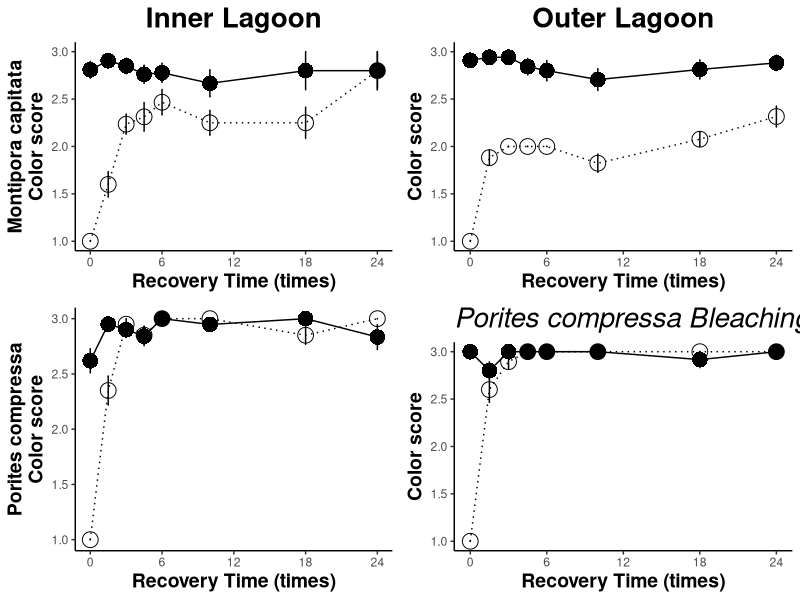
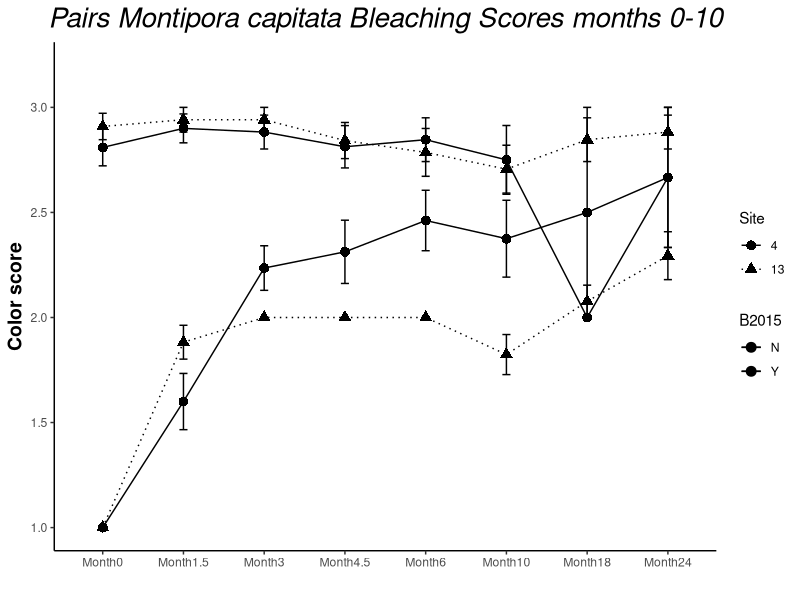
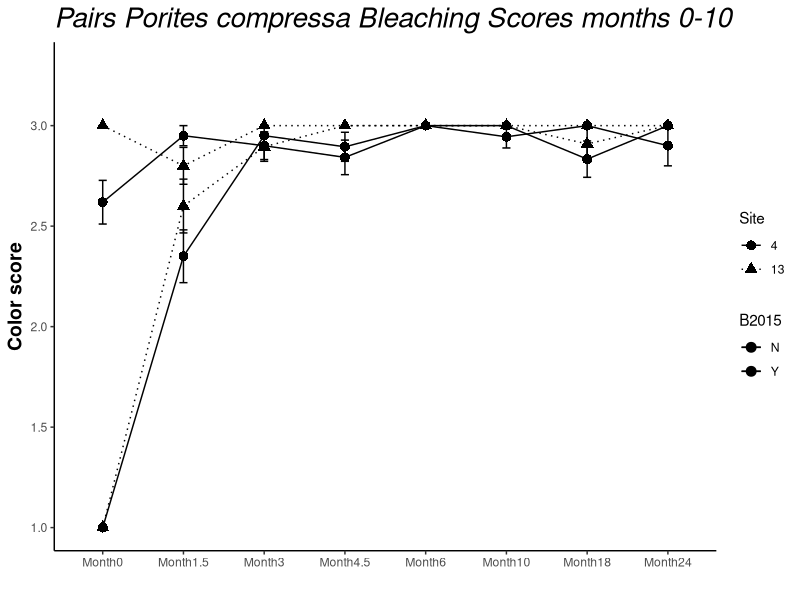

These figures' R source, in order:
## ---- chunk 1
knitr::opts_chunk$set(echo = TRUE)
## ---- chunk 2
#Load in data and set up dfs: 
#Set up: load libraries

#rm(list=ls(all=TRUE)) 
library("reshape2") #reshape data
library("ggplot2") #plotting
library("reshape") #reshape data
library("plyr")  #splitting, applying, and combining data
library("dplyr")  #splitting, applying, and combining data
library("plotrix") #plotting
library("gridExtra") #arrange plots for output
library("lsmeans")
library("multcomp") 
library("multcompView")
library(glmmTMB)
library(lme4)
library(lmerTest)
library(tidyverse)
## ---- chunk 3
#Bleaching df
bData<-read.csv("data/Bleaching_FINAL.csv") #read in bleaching df
bData$Site<-as.factor(bData$Site) #site as factor
bData$Pair<-as.factor(bData$Pair) #pair ID as factor

bALL<-bData
  #melt
  bALLData1<-melt(data = bALL, measure.vars = c("Month0","Month1.5","Month3","Month4.5", "Month6","Month10","Month18","Month24"))   
  colnames(bALLData1)[colnames(bALLData1)=="variable"] <- "month"   # change col name from 'variable' to 'month'
  colnames(bALLData1)[colnames(bALLData1)=="value"] <- "score"   # change col name from 'value' to 'score'
  bALLData1$group<-paste(bALLData1$Species, bALLData1$Site, bALLData1$B2015, bALLData1$month) # add column for groups for figures only

#Remove all NON PAIRED corals and all NAs
  bALLData<-na.omit(bALLData1) # remove the NA rows (this removes individuals and NAs from pairs with no score at particular timepoints (due to not finding the coral))
  
  #Change month into TIME numeric for plots
  bALLData$time[bALLData$month=="Month0"]<-0
  bALLData$time[bALLData$month=="Month1.5"]<-1.5
  bALLData$time[bALLData$month=="Month3"]<-3
  bALLData$time[bALLData$month=="Month4.5"]<-4.5
  bALLData$time[bALLData$month=="Month6"]<-6
  bALLData$time[bALLData$month=="Month10"]<-10
  bALLData$time[bALLData$month=="Month18"]<-18
  bALLData$time[bALLData$month=="Month19"]<-19
  bALLData$time[bALLData$month=="Month24"]<-24

#Subsets of df for Mcap and Pcomp
Mcap_df<-subset(bALLData, Species=="Montipora capitata")   #Mcap only
Pcomp_df<-subset(bALLData, Species=="Porites compressa")   #Pcomp only

#Mean bleaching scores full df
#calc average bleaching  score per grouping by time point
ballmeans <- ddply(bALLData, c("Site", "Species", "B2015", "time"), summarise, #
                   N    = length(score[!is.na(score)]), #calculate the length of the data frame, excluding NA’s *this part is important*
                   mean = mean(score, na.rm=TRUE), #calculate mean of response variable, removing NA's
                   sd   = sd(score, na.rm=TRUE), #calculate standard deviation
                   se   = sd / sqrt(N), #calculate standard error
                   max = max(score, na.rm=TRUE) #calculate max
)

ballmeans$code<-paste0(ballmeans$Site, ballmeans$B2015, ballmeans$Species)
ballmeans #display table
## ---- chunk 4
#subset for Mcap only 
Mcap024Allplot<-subset(ballmeans, Species=="Montipora capitata")     #subset Mcap
#subset by reef
#PR13 
Mcap024AllplotPR13<-subset(Mcap024Allplot, Site==13)
#PR4
Mcap024AllplotPR4<-subset(Mcap024Allplot, Site==4)
## ---- chunk 5
#*M. capitata* Outer Lagoon Plot

ballplotMcapPR13<-ggplot(data=Mcap024AllplotPR13, aes(x=time, y=mean, group = code, color=B2015)) + #color by bleaching hist. 
  geom_errorbar(aes(ymin=mean-se, ymax=mean+se),
                width=0.1,show.legend = FALSE)+
  geom_point(aes(shape=B2015),fill="black", size=5)+
  scale_shape_manual(values=c(16,1))+
  geom_line(aes(color=B2015,linetype=B2015))+       
  scale_linetype_manual(values=c("solid", "dotted"))+
  scale_color_manual(values=c("black","black"))+
    scale_x_continuous(breaks = seq(0, 24, by = 6))+
  ylab("Color score") +
    xlab("Recovery Time (times)") + #Label the X Axis
    ylim(1, 3) + #set Y limits
  theme_bw() + #Set the background color
  theme(axis.line = element_line(color = 'black'), #Set the axes color
        axis.title=element_text(size=14,face="bold"), #Set axis format
        panel.border = element_blank(), #Set the border
        panel.grid.major = element_blank(), #Set the major gridlines
        panel.grid.minor = element_blank(), #Set the minor gridlines
        plot.background =element_blank(), #Set the plot background
        legend.key = element_blank()) + #Set plot legend key
  ggtitle("Outer Lagoon")+
          theme(plot.title = element_text(size=20,face = "bold",hjust = 0.5))
McapOuter<-ballplotMcapPR13 + theme(legend.position = "none") #remove legend
## ---- chunk 6
#*M. capitata* Inner Lagoon Plot

ballplotMcapPR4<-ggplot(data=Mcap024AllplotPR4, aes(x=time, y=mean, group = code, color=B2015),show.legend = FALSE) + #color by bleaching hist. 
 geom_errorbar(aes(ymin=mean-se, ymax=mean+se),
                width=0.1,show.legend = FALSE)+
  geom_point(aes(shape=B2015),fill="mediumblue", size=5)+
  
  scale_shape_manual(values=c( 16,1))+
  
  geom_line(aes(color=B2015, linetype=B2015))+
  scale_linetype_manual(values=c("solid", "dotted"))+
  scale_color_manual(values=c("black","black"))+
    scale_x_continuous(breaks = seq(0, 24, by = 6))+
  ylab("Montipora capitata\nColor score") +
    xlab("Recovery Time (times)") + #Label the X Axis
    ylim(1, 3) + #set Y limits
  theme_bw() + #Set the background color
  theme(axis.line = element_line(color = 'black'), #Set the axes color
        axis.title=element_text(size=14,face="bold"), #Set axis format
        panel.border = element_blank(), #Set the border
        panel.grid.major = element_blank(), #Set the major gridlines
        panel.grid.minor = element_blank(), #Set the minor gridlines
        plot.background =element_blank(), #Set the plot background
        legend.key = element_blank()) + #Set plot legend key
  ggtitle("Inner Lagoon")+
          theme(plot.title = element_text(size=20,face = "bold", hjust = 0.5))
McapInner<-ballplotMcapPR4 + theme(legend.position = "none") #remove legend
## ---- chunk 7
#*Porites compressa*  df setup

Pcomp024Allplot<-subset(ballmeans, Species=="Porites compressa")
#subset by reef 
Pcomp024AllplotPR13<-subset(Pcomp024Allplot, Site==13)
Pcomp024AllplotPR4<-subset(Pcomp024Allplot, Site==4)
## ---- chunk 8
#*P. compress* Outer Lagoon Plot
b024plotPcompPR13<-ggplot(data=Pcomp024AllplotPR13, aes(x=time, y=mean, group = code, color=B2015)) + #color by bleaching hist. 
  geom_errorbar(aes(ymin=mean-se, ymax=mean+se),
                width=0.1,show.legend = FALSE)+
  geom_point(aes(shape=B2015),fill="mediumblue", size=5)+
  scale_shape_manual(values=c( 16,1))+
  geom_line(aes(color=B2015, linetype=B2015))+
  scale_linetype_manual(values=c("solid", "dotted"))+
  scale_color_manual(values=c("black","black"))+
    scale_x_continuous(breaks = seq(0, 24, by = 6))+
  ylab("Color score") +
    xlab("Recovery Time (times)") + #Label the X Axis
    ylim(1, 3) + #set Y limits
  theme_bw() + #Set the background color
  theme(axis.line = element_line(color = 'black'), #Set the axes color
        axis.title=element_text(size=14,face="bold"), #Set axis format
        panel.border = element_blank(), #Set the border
        panel.grid.major = element_blank(), #Set the major gridlines
        panel.grid.minor = element_blank(), #Set the minor gridlines
        plot.background =element_blank(), #Set the plot background
        legend.key = element_blank()) + #Set plot legend key
  ggtitle("Porites compressa Bleaching Scores times 0-24")+
          theme(plot.title = element_text(size=20,face = "italic"))

PcompOuter<-b024plotPcompPR13+ theme(legend.position = "none") #remove legend
## ---- chunk 9
#*P. compressa* Inner Lagoon
b024plotPcompPR4<-ggplot(data=Pcomp024AllplotPR4, aes(x=time, y=mean, group = code, color=B2015)) + #color by bleaching hist. 
  geom_errorbar(aes(ymin=mean-se, ymax=mean+se), 
                width=0.1,show.legend = FALSE)+
  geom_point(aes(shape=B2015),fill="mediumblue", size=5)+
  scale_shape_manual(values=c( 16,1))+
  geom_line(aes(color=B2015, linetype=B2015))+
  scale_linetype_manual(values=c("solid", "dotted"))+
  scale_color_manual(values=c("black","black"))+
    scale_x_continuous(breaks = seq(0, 24, by = 6))+
  ylab("Porites compressa\nColor score") +
    xlab("Recovery Time (times)") + #Label the X Axis
    ylim(1, 3) + #set Y limits
  theme_bw() + #Set the background color
  theme(axis.line = element_line(color = 'black'), #Set the axes color
        axis.title=element_text(size=14,face="bold"), #Set axis format
        panel.border = element_blank(), #Set the border
        panel.grid.major = element_blank(), #Set the major gridlines
        panel.grid.minor = element_blank(), #Set the minor gridlines
        plot.background =element_blank(), #Set the plot background
        legend.key = element_blank()) + #Set plot legend key
  #Sggtitle("Porites compressa Bleaching Scores times 0-24")+
          theme(plot.title = element_text(size=20,face = "italic"))
PcompInner<-b024plotPcompPR4+ theme(legend.position = "none") #remove legend
## ---- chunk 10
grid.arrange(McapInner, McapOuter, PcompInner,PcompOuter, nrow = 2)
## ---- chunk 11
#full model (all months)
Mcap_df_mod<-lmer(score~B2015*Site*month+(1|TagID), data=Mcap_df)
#summary(Mcap_df_mod)
anova(Mcap_df_mod, type=2) #pvals
## ---- chunk 12
 #posthoc
  emm<-emmeans(Mcap_df_mod,  ~ month)
  pairs(emm)
  
 emm<-emmeans(Mcap_df_mod,  ~ B2015*month)
  pairs(emm)
  cld(emm)
## ---- chunk 13
#pcomp full model
Pcomp_df_mod2<-lmer(score~B2015*Site*month+(1|TagID), data=Pcomp_df)
#summary(Pcomp_df_mod2)
anova(Pcomp_df_mod2, type=2) #pvals
## ---- chunk 14
  emm<-emmeans(Pcomp_df_mod2,  ~ B2015*Site*month)
  pairs(emm)
  emm<-emmeans(Pcomp_df_mod2,  ~ Site*month)
  pairs(emm)
  emm<-emmeans(Pcomp_df_mod2,  ~ B2015*month)
  pairs(emm)
  emm<-emmeans(Pcomp_df_mod2,  ~ B2015*month*Site)
  pairs(emm)
## ---- chunk 15
Mcap_0<-subset(Mcap_df, month=="Month0")
Mcap_1.5<-subset(Mcap_df, month=="Month1.5")
Mcap_3<-subset(Mcap_df, month=="Month3")
Mcap_4.5<-subset(Mcap_df, month=="Month4.5")
Mcap_6<-subset(Mcap_df, month=="Month6")
Mcap_10<-subset(Mcap_df, month=="Month10")
Mcap_18<-subset(Mcap_df, month=="Month18")
Mcap_24<-subset(Mcap_df, month=="Month24")
## ---- chunk 16
Month0_mcap0<-lm(score~Site*B2015, Mcap_0)
#summary(Month0_mcap0)
anova(Month0_mcap0)
## ---- chunk 17
Month1.5_mcap1.5<-lm(score~Site*B2015, Mcap_1.5)
#summary(Month1.5_mcap1.5)
anova(Month1.5_mcap1.5)
## ---- chunk 18
Month3_mcap3<-lm(score~Site*B2015, Mcap_3)
#summary(Month3_mcap3)
anova(Month3_mcap3)
## ---- chunk 19
emm<-emmeans(Month3_mcap3,  ~ B2015*Site)
  pairs(emm)
  cld(emm)
## ---- chunk 20
Month4.5_mcap4.5<-lm(score~Site*B2015, Mcap_4.5)
#summary(Month4.5_mcap4.5)
anova(Month4.5_mcap4.5)
## ---- chunk 21
 emm<-emmeans(Month4.5_mcap4.5,  ~ B2015*Site)
  pairs(emm)
## ---- chunk 22
Month6_mcap6<-lm(score~Site*B2015, Mcap_6)
#summary(Month6_mcap6)
anova(Month6_mcap6)
## ---- chunk 23
emm<-emmeans(Month6_mcap6,  ~ Site)
  pairs(emm)
  emm<-emmeans(Month6_mcap6,  ~ B2015*Site)
  pairs(emm)
## ---- chunk 24
Month10_mcap10<-lm(score~Site*B2015, Mcap_10)
#summary(Month10_mcap10)
anova(Month10_mcap10)
## ---- chunk 25
Month18_mcap18<-lm(score~Site*B2015, Mcap_18)
#summary(Month18_mcap18)
anova(Month18_mcap18)
## ---- chunk 26
Month24_mcap24t<-lm(score~Site*B2015, Mcap_24)
#summary(Month24_mcap24t)
anova(Month24_mcap24t)
## ---- chunk 27
Pcomp_0<-subset(Pcomp_df, month=="Month0")
Pcomp_1.5<-subset(Pcomp_df, month=="Month1.5")
Pcomp_3<-subset(Pcomp_df, month=="Month3")
Pcomp_4.5<-subset(Pcomp_df, month=="Month4.5")
Pcomp_6<-subset(Pcomp_df, month=="Month6")
Pcomp_10<-subset(Pcomp_df, month=="Month10")
Pcomp_18<-subset(Pcomp_df, month=="Month18")
Pcomp_24<-subset(Pcomp_df, month=="Month24")
## ---- chunk 28
Month0_Pcomp0<-lm(score~Site*B2015, Pcomp_0)
#summary(Month0_Pcomp0)
anova(Month0_Pcomp0)
## ---- chunk 29
Month1.5_Pcomp1.5<-lm(score~Site*B2015, Pcomp_1.5)
#summary(Month1.5_Pcomp1.5)
anova(Month1.5_Pcomp1.5)
## ---- chunk 30
 emm<-emmeans(Month1.5_Pcomp1.5,  ~ B2015)
  pairs(emm)
## ---- chunk 31
Month3_Pcomp3<-lm(score~Site*B2015, Pcomp_3)
#summary(Month3_Pcomp3)
anova(Month3_Pcomp3)
## ---- chunk 32
Month4.5_Pcomp4.5<-lm(score~Site*B2015, Pcomp_4.5)
#summary(Month4.5_Pcomp4.5)
anova(Month4.5_Pcomp4.5)
## ---- chunk 33
Month6_Pcomp6<-lm(score~Site*B2015,Pcomp_6)
#summary(Month6_Pcomp6)
anova(Month6_Pcomp6)
## ---- chunk 34
Month10_Pcomp10<-lm(score~Site*B2015, Pcomp_10)
#summary(Month10_Pcomp10)
anova(Month10_Pcomp10)
## ---- chunk 35
Month18_Pcomp18<-lm(score~Site*B2015,Pcomp_18)
#summary(Month18_Pcomp18)
anova(Month18_Pcomp18)
## ---- chunk 36
Month24_Pcomp24<-lm(score~Site*B2015,Pcomp_24)
#summary(Month24_Pcomp24)
anova(Month24_Pcomp24)
## ---- chunk 37
naData<-bALLData   #subset only pairs
pData<-bALLData   #dataset to work from (pull unwanted from)

# Identify which pairs have a partner not found by month:
# Subset Month0 (two colonies missing values, checked datasheet)
M0<-subset(naData, month=="Month0") # subset month 0

  # subset month 0
  M0a<-c("TagID","Pair","Species", "Site","B2015","month","score") # which columns to pull
  M0<-pData[M0a]
  M0<-subset(M0, month=="Month0")

# Subset Month1.5 
  M1.5<-subset(naData, month=="Month1.5") # subset month 1.5 
  # subset month 1.5
  M1.5a<-c("TagID","Pair","Species", "Site","B2015","month","score") # which columns to pull
  M1.5<-pData[M1.5a]
  M1.5<-subset(M1.5, month=="Month1.5")
  M1.5<-M1.5[!(M1.5$Pair=="113_114"),]
  
## Subset Month3
M3<-subset(naData, month=="Month3") # subset month 3
  M3a<-c("TagID","Pair","Species", "Site","B2015","month", "score")
  M3<-pData[M3a]
  M3<-subset(M3, month=="Month3")
  M3<-M3[!(M3$Pair=="7_8"),]
  M3<-M3[!(M3$Pair=="113_114"),]
  M3<-M3[!(M3$Pair=="255_256"),]
  M3<-M3[!(M3$Pair=="259_260"),]

## Subset Month 4.5
  M4.5<-subset(naData, month=="Month4.5") # subset month 3
  M4.5a<-c("TagID","Pair","Species", "Site","B2015","month", "score")
  M4.5<-pData[M4.5a]
  M4.5<-subset(M4.5, month=="Month4.5")
  M4.5<-na.omit(M4.5) # remove the NA colums
  M4.5<-M4.5[!(M4.5$Pair=="7_8"),]
  M4.5<-M4.5[!(M4.5$Pair=="113_114"),]
  M4.5<-M4.5[!(M4.5$Pair=="255_256"),]
  M4.5<-M4.5[!(M4.5$Pair=="259_260"),]
  M4.5<-M4.5[!(M4.5$Pair=="263_264"),]
  M4.5<-M4.5[!(M4.5$Pair=="267_268"),]
  M4.5<-M4.5[!(M4.5$Pair=="82_83"),]

# Subset month 6
  M6<-subset(naData, month=="Month6")
  M6a<-c("TagID","Pair","Species", "Site","B2015","month","score")
  M6<-pData[M6a]
  M6<-subset(M6, month=="Month6")
  M6<-M6[!(M6$Pair=="111_112"),] # remove the other partner
  M6<-M6[!(M6$Pair=="115_116"),]
  M6<-M6[!(M6$Pair=="119_120"),]
  M6<-M6[!(M6$Pair=="207_208"),]
  M6<-M6[!(M6$Pair=="255_256"),]
  M6<-M6[!(M6$Pair=="259_260"),]
  M6<-M6[!(M6$Pair=="263_264"),]
  M6<-M6[!(M6$Pair=="267_268"),]
  M6<-M6[!(M6$Pair=="263_264"),]
  
# Subset month 10
  M10<-subset(naData, month=="Month10")
  M10a<-c("TagID","Pair","Species", "Site","B2015","month","score")
  M10<-pData[M10a]
  M10<-subset(M10, month=="Month10")
  M10<-M10[!(M10$Pair=="253_254"),] # remove the other partner
  M10<-M10[!(M10$Pair=="259_260"),]
  M10<-M10[!(M10$Pair=="113_114"),]
  M10<-M10[!(M10$Pair=="161_262"),]
  M10<-M10[!(M10$Pair=="263_264"),]
  M10<-M10[!(M10$Pair=="267_268"),]
  M10<-M10[!(M10$Pair=="271_272"),]
  M10<-M10[!(M10$Pair=="273_274"),]
  M10<-M10[!(M10$Pair=="275_276"),]
  M10<-M10[!(M10$Pair=="277_278"),]
  M10<-M10[!(M10$Pair=="31_32"),]
  M10<-M10[!(M10$Pair=="261_262"),]
  
  # Subset month 18
  M18<-subset(naData, month=="Month18")
  M18a<-c("TagID","Pair","Species", "Site","B2015","month","score")
  M18<-pData[M18a]
  M18<-subset(M18, month=="Month18")
  M18<-M18[!(M18$Pair=="253_254"),] # remove the other partner
  M18<-M18[!(M18$Pair=="259_260"),]
  M18<-M18[!(M18$Pair=="161_262"),]
  M18<-M18[!(M18$Pair=="263_264"),]
  M18<-M18[!(M18$Pair=="267_268"),]
  M18<-M18[!(M18$Pair=="271_272"),]
  M18<-M18[!(M18$Pair=="273_274"),]
  M18<-M18[!(M18$Pair=="275_276"),]
  M18<-M18[!(M18$Pair=="277_278"),]
  M18<-M18[!(M18$Pair=="31_2"),]
  M18<-M18[!(M18$Pair=="115_116"),]
  M18<-M18[!(M18$Pair=="119_120"),]
  M18<-M18[!(M18$Pair=="261_262"),]
  M18<-M18[!(M18$Pair=="269_270"),]
  M18<-M18[!(M18$Pair=="101_102"),]
  M18<-M18[!(M18$Pair=="117_118"),]
  M18<-M18[!(M18$Pair=="265_266"),]
  M18<-M18[!(M18$Pair=="19_20"),]
  M18<-M18[!(M18$Pair=="205_206"),]
  M18<-M18[!(M18$Pair=="223_224"),]
  M18<-M18[!(M18$Pair=="39_40"),]
  
  # Subset month 24
  M24<-subset(naData, month=="Month24")
  M24a<-c("TagID","Pair","Species", "Site","B2015","month","score")
  M24<-pData[M24a]
  M24<-subset(M24, month=="Month24")
  M24<-M24[!(M24$Pair=="107_108"),] # remove the other partner
  M24<-M24[!(M24$Pair=="13_14"),]
  M24<-M24[!(M24$Pair=="223_224"),]
  M24<-M24[!(M24$Pair=="231_232"),]
  M24<-M24[!(M24$Pair=="261_262"),]
  M24<-M24[!(M24$Pair=="263_264"),]
  M24<-M24[!(M24$Pair=="265_266"),]
  M24<-M24[!(M24$Pair=="283_284"),]
  M24<-M24[!(M24$Pair=="289_290"),]
  M24<-M24[!(M24$Pair=="31_32"),]
  M24<-M24[!(M24$Pair=="33_34"),]
  M24<-M24[!(M24$Pair=="39_40"),]
  M24<-M24[!(M24$Pair=="76_77"),]
  M24<-M24[!(M24$Pair=="78_79"),]

#make dfs   
PairDat<-rbind(M0,M1.5,M3,M4.5,M6,M10,M18,M24)
 
#Mean bleaching scores across the entire project
#calc average bleaching score per grouping by time point
pairmeans <- ddply(PairDat, c("Site", "Species", "B2015", "month"), summarise, #
                   N    = length(score[!is.na(score)]), #calculate the length of the data frame, excluding NA’s *this part is important*
                   mean = mean(score, na.rm=TRUE), #calculate mean of response variable, removing NA's
                   sd   = sd(score, na.rm=TRUE), #calculate standard deviation
                   se   = sd / sqrt(N), #calculate standard error
                   max = max(score, na.rm=TRUE) #calculate max
)

pairmeans$code<-paste0(pairmeans$Site, pairmeans$B2015, pairmeans$Species)
## ---- chunk 38
#subset for Mcap only
McapPairplot<-subset(pairmeans, Species=="Montipora capitata")

PairplotMcapB<-ggplot(data=McapPairplot, aes(x=month, y=mean, group = code, color=B2015)) + #color by bleaching hist. 
  geom_errorbar(aes(ymin=mean-se, ymax=mean+se),
                width=0.1)+
  geom_point(aes(shape=Site), size=3)+
  geom_line(aes(color=B2015, linetype=Site))+
  scale_linetype_manual(values=c("solid", "dotted"))+
  scale_color_manual(values=c("black","black"))+
  ylab("Color score") +
    xlab("") + #Label the X Axis
    ylim(1, 3.2) + #set Y limits
  theme_bw() + #Set the background color
  theme(axis.line = element_line(color = 'black'), #Set the axes color
        axis.title=element_text(size=14,face="bold"), #Set axis format
        panel.border = element_blank(), #Set the border
        panel.grid.major = element_blank(), #Set the major gridlines
        panel.grid.minor = element_blank(), #Set the minor gridlines
        plot.background =element_blank(), #Set the plot background
        legend.key = element_blank()) + #Set plot legend key
  ggtitle("Pairs Montipora capitata Bleaching Scores months 0-10")+
          theme(plot.title = element_text(size=20,face = "italic",hjust = 0.5));PairplotMcapB
## ---- chunk 39
#subset for Pcomp only 
PcompPairplot<-subset(pairmeans, Species=="Porites compressa")

PairplotPcompB<-ggplot(data=PcompPairplot, aes(x=month, y=mean, group = code, color=B2015)) + #color by bleaching hist. 
  geom_errorbar(aes(ymin=mean-se, ymax=mean+se),
                width=0.1)+
  geom_point(aes(shape=Site), size=3)+
  geom_line(aes(color=B2015, linetype=Site))+
  scale_linetype_manual(values=c("solid", "dotted"))+
  scale_color_manual(values=c("black","black"))+
  ylab("Color score") +
    xlab("") + #Label the X Axis
    ylim(1, 3.3) + #set Y limits
  theme_bw() + #Set the background color
  theme(axis.line = element_line(color = 'black'), #Set the axes color
        axis.title=element_text(size=14,face="bold"), #Set axis format
        panel.border = element_blank(), #Set the border
        panel.grid.major = element_blank(), #Set the major gridlines
        panel.grid.minor = element_blank(), #Set the minor gridlines
        plot.background =element_blank(), #Set the plot background
        legend.key = element_blank()) + #Set plot legend key
  ggtitle("Pairs Porites compressa Bleaching Scores months 0-10")+
          theme(plot.title = element_text(size=20,face = "italic"));PairplotPcompB
## ---- chunk 40
#set up Pairs data
Mcappig<-subset(PairDat, Species =="Montipora capitata")            
#All lmer
MpigPair_all_mod1<-lmer(score~Site*B2015*month+(1|TagID)+(1|Pair), Mcappig)
#summary(MpigPair_all_mod1)
anova(MpigPair_all_mod1, type=2)
## ---- chunk 41
MpigPair0<-subset(Mcappig, month =="Month0")           
MpigPair0_mod1<-lm(score~Site*B2015, MpigPair0)
#summary(MpigPair0_mod1)
anova(MpigPair0_mod1)
## ---- chunk 42
MpigPair1.5<-subset(Mcappig, month =="Month1.5")
MpigPair1.5_mod1<-lm(score~Site*B2015, MpigPair1.5)
#summary(MpigPair1.5_mod1)
anova(MpigPair1.5_mod1)
## ---- chunk 43
MpigPair3<-subset(Mcappig, month =="Month3")
MpigPair3_mod1<-lm(score~Site*B2015, MpigPair3)
#summary(MpigPair3_mod1)
anova(MpigPair3_mod1)
## ---- chunk 44
MpigPair4.5<-subset(Mcappig, month =="Month4.5")
MpigPair4.5_mod1<-lm(score~Site*B2015, MpigPair4.5)
#summary(MpigPair4.5_mod1)
anova(MpigPair4.5_mod1)
## ---- chunk 45
MpigPair6<-subset(Mcappig, month =="Month6")
MpigPair6_mod1<-lm(score~Site*B2015, MpigPair6)
#summary(MpigPair6_mod1)
anova(MpigPair6_mod1)
## ---- chunk 46
MpigPair10<-subset(Mcappig, month =="Month10")
MpigPair10_mod1<-lm(score~Site*B2015, MpigPair10)
#summary(MpigPair10_mod1)
anova(MpigPair10_mod1)
## ---- chunk 47
MpigPair18<-subset(Mcappig, month =="Month18")
MpigPair18_mod1<-lm(score~Site*B2015, MpigPair18)
#summary(MpigPair18_mod1)
anova(MpigPair18_mod1)
## ---- chunk 48
MpigPair24<-subset(Mcappig, month =="Month24")
MpigPair24_mod1<-lm(score~Site*B2015, MpigPair24)
#summary(MpigPair24_mod1)
anova(MpigPair24_mod1)
## ---- chunk 49
Pcomppig<- subset(PairDat, Species == "Porites compressa") 

#All timepoints lmer
PpigPair_all_mod1<-lmer(score~Site*B2015*month+(1|TagID)+(1|Pair), Pcomppig)
#summary(PpigPair_all_mod1)
anova(PpigPair_all_mod1, type=2)
## ---- chunk 50
PpigPair0<-subset(Pcomppig, month =="Month0")            
PpigPair0_mod1<-lm(score~Site*B2015, PpigPair0)
#summary(PpigPair0_mod1)
anova(PpigPair0_mod1) 
## ---- chunk 51
PpigPair1.5<-subset(Pcomppig, month =="Month1.5")
PpigPair1.5_mod1<-lm(score~Site*B2015, PpigPair1.5)
#summary(PpigPair1.5_mod1)
anova(PpigPair1.5_mod1)
## ---- chunk 52
PpigPair3<-subset(Pcomppig, month =="Month3")
PpigPair3_mod1<-lm(score~Site*B2015, PpigPair3)
summary(PpigPair3_mod1)
anova(PpigPair3_mod1)
## ---- chunk 53
PpigPair4.5<-subset(Pcomppig, month =="Month4.5")
PpigPair4.5_mod1<-lm(score~Site*B2015, PpigPair4.5)
#summary(PpigPair4.5_mod1)
anova(PpigPair4.5_mod1)
## ---- chunk 54
PpigPair6<-subset(Pcomppig, month =="Month6")
PpigPair6_mod1<-lm(score~Site*B2015, PpigPair6)
#summary(PpigPair6_mod1)
anova(PpigPair6_mod1)
## ---- chunk 55
PpigPair10<-subset(Pcomppig, month =="Month10")
PpigPair10_mod1<-lm(score~Site*B2015, PpigPair10)
#summary(PpigPair10_mod1)
anova(PpigPair10_mod1)
## ---- chunk 56
PpigPair18<-subset(Pcomppig, month =="Month18")
PpigPair18_mod1<-lm(score~Site*B2015, PpigPair18)
#summary(PpigPair18_mod1)
anova(PpigPair18_mod1)
## ---- chunk 57
PpigPair24<-subset(Pcomppig, month =="Month24")
PpigPair24_mod1<-lm(score~Site*B2015, PpigPair24)
#summary(PpigPair24_mod1)
anova(PpigPair24_mod1)
